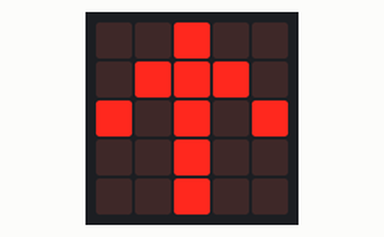
A program run on a simulated BBC micro:bit (MakeCode). Shown: the board's 5×5 LED display.

Above: at 0.1 s.
At 1.5 s:
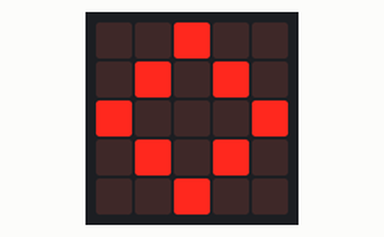
At 3.01 s:
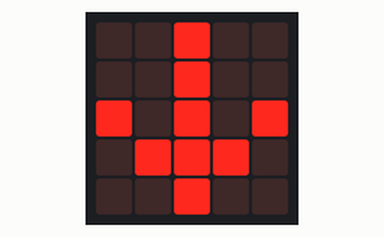

The program:

main.ts
```typescript
basic.forever(function () {
    basic.showLeds(`
        . . # . .
        . # # # .
        # . # . #
        . . # . .
        . . # . .
        `)
    basic.pause(1000)
    basic.showLeds(`
        . . # . .
        . # . # .
        # . . . #
        . # . # .
        . . # . .
        `)
    basic.pause(1000)
    basic.showLeds(`
        . . # . .
        . . # . .
        # . # . #
        . # # # .
        . . # . .
        `)
})
```

test.ts
```typescript
// テストはここに来ます。このパッケージが拡張機能として使用されるときにはコンパイルされません。
```

Measured:
- by itself, everything shown: repeats every 3.2 s, in 3 steps
- what the display in image 1 shows lasts 1.4 s, from 1.4 s to 2.8 s
- what the display in image 2 shows lasts 0.4 s, from 2.8 s to 3.2 s
